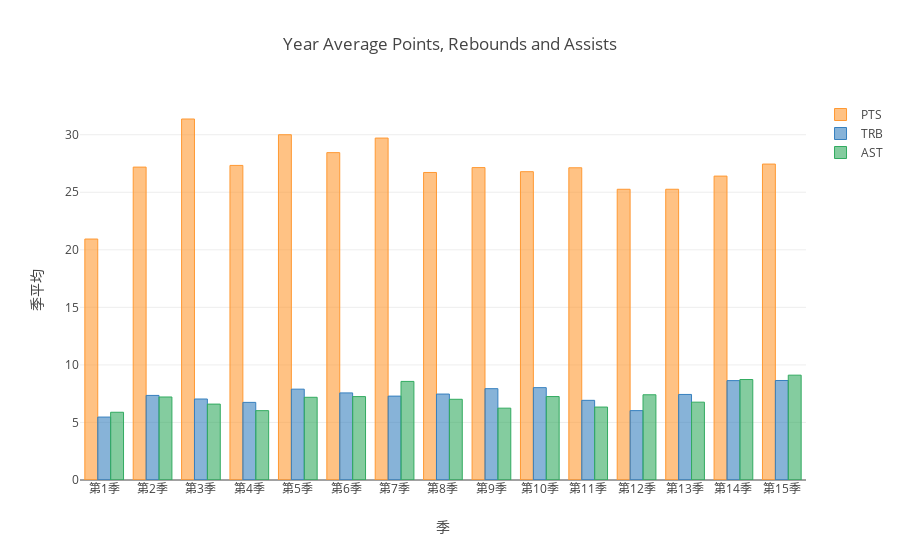

The notebook cell this image was saved under:
### Markdown cell above
Here I would explain the go.layout.XAxis this function. If you want to describe the text in the x axis or y axis in the plotly+cufflink, you should add the parameter 'layout'. Ticktext is the text you want to change. Tickvals that is the parameter in the layout should be the index of the dataframe.

### Code cell
df2=df[['PTS','TRB','AST']].resample('A-SEP').mean()
ticktext=['第%d季' %i for i in range(1,df2.shape[0]+1)]
df2.iplot(kind='bar',
          linecolor='Black',
          layout={'xaxis':go.layout.XAxis(       #I change the graph_objs to go
          ticktext=ticktext,            #XAxis is used to describe the text and values in the xticks.
          tickvals=df2.index,
          title='季'),
          'yaxis':go.layout.YAxis(title='季平均'),
          'title':'Year Average Points, Rebounds and Assists'})

### Figure 1 — Plotly figure (JSON) as saved in the notebook; plotly's stock layout.template omitted (floating-point values rounded to 4 significant figures)
{"data": [{"marker": {"color": "rgba(255, 153, 51, 0.6)", "line": {"color": "rgba(255, 153, 51, 1.0)", "width": 1}}, "name": "PTS", "orientation": "v", "text": "", "type": "bar", "uid": "49f51071-1737-477f-870d-658f270a6e22", "x": ["2004-09-30", "2005-09-30", "2006-09-30", "2007-09-30", "2008-09-30", "2009-09-30", "2010-09-30", "2011-09-30", "2012-09-30", "2013-09-30", "2014-09-30", "2015-09-30", "2016-09-30", "2017-09-30", "2018-09-30"], "y": [20.94, 27.19, 31.37, 27.33, 30, 28.44, 29.71, 26.72, 27.15, 26.79, 27.13, 25.26, 25.26, 26.41, 27.45]}, {"marker": {"color": "rgba(55, 128, 191, 0.6)", "line": {"color": "rgba(55, 128, 191, 1.0)", "width": 1}}, "name": "TRB", "orientation": "v", "text": "", "type": "bar", "uid": "d969a383-dbae-41de-b310-b5af810075d7", "x": ["2004-09-30", "2005-09-30", "2006-09-30", "2007-09-30", "2008-09-30", "2009-09-30", "2010-09-30", "2011-09-30", "2012-09-30", "2013-09-30", "2014-09-30", "2015-09-30", "2016-09-30", "2017-09-30", "2018-09-30"], "y": [5.468, 7.35, 7.038, 6.744, 7.893, 7.568, 7.289, 7.468, 7.935, 8.026, 6.922, 6.029, 7.434, 8.635, 8.646]}, {"marker": {"color": "rgba(50, 171, 96, 0.6)", "line": {"color": "rgba(50, 171, 96, 1.0)", "width": 1}}, "name": "AST", "orientation": "v", "text": "", "type": "bar", "uid": "54f55579-9c70-4eba-ba40-a59f9dcbb962", "x": ["2004-09-30", "2005-09-30", "2006-09-30", "2007-09-30", "2008-09-30", "2009-09-30", "2010-09-30", "2011-09-30", "2012-09-30", "2013-09-30", "2014-09-30", "2015-09-30", "2016-09-30", "2017-09-30", "2018-09-30"], "y": [5.886, 7.213, 6.595, 6.026, 7.187, 7.247, 8.566, 7.013, 6.242, 7.25, 6.338, 7.406, 6.763, 8.73, 9.11]}], "layout": {"title": {"text": "Year Average Points, Rebounds and Assists"}, "xaxis": {"ticktext": ["第1季", "第2季", "第3季", "第4季", "第5季", "第6季", "第7季", "第8季", "第9季", "第10季", "第11季", "第12季", "第13季", "第14季", "第15季"], "tickvals": ["2004-09-29 16:00:00", "2005-09-29 16:00:00", "2006-09-29 16:00:00", "2007-09-29 16:00:00", "2008-09-29 16:00:00", "2009-09-29 16:00:00", "2010-09-29 16:00:00", "2011-09-29 16:00:00", "2012-09-29 16:00:00", "2013-09-29 16:00:00", "2014-09-29 16:00:00", "2015-09-29 16:00:00", "2016-09-29 16:00:00", "2017-09-29 16:00:00", "2018-09-29 16:00:00"], "title": {"text": "季"}}, "yaxis": {"title": {"text": "季平均"}}}}
